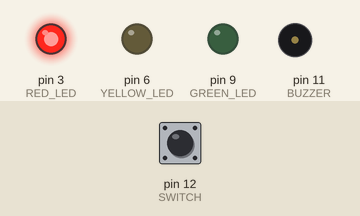
Simulated run of this sketch. Board: Arduino Uno, built with avr-gcc and run on an emulated ATmega328P. On the bench: output pins drawn as LEDs (lit = HIGH), buzzer (waves = sounding). Dashed ring = blinking. The test bench sets the inputs (shaded band); at power-on: pin 12 (SWITCH) HIGH.

Above: at 1.2 s.
1.3 s: pin 12 (SWITCH) pulled LOW for 3.2 s
At 1.7 s:
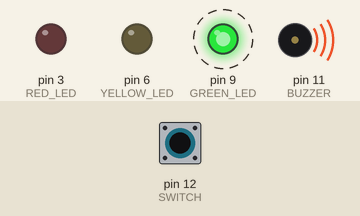
6.0 s: pin 12 (SWITCH) pulled LOW for 0.15 s
At 6.5 s:
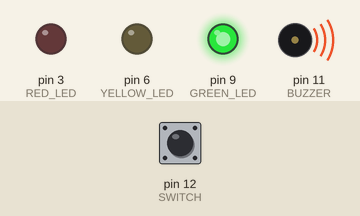
7.6 s: pin 12 (SWITCH) pulled LOW for 1 s
At 9.6 s:
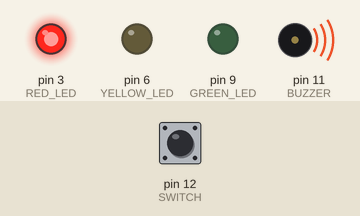
Timing chart, 0 to 11.1 s (numbered marks = the images above; inputs shaded):
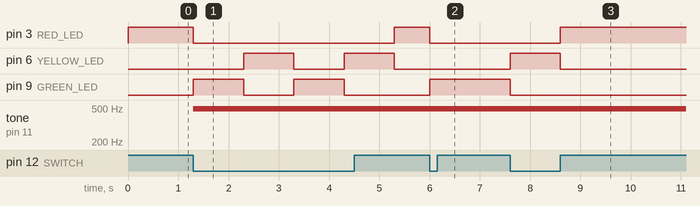

Measured:
- after the input at 1.3 s, pin 3 (RED_LED): HIGH → LOW at once, → HIGH 4.0 s later; pin 6 (YELLOW_LED): alternates HIGH for 1.0 s and LOW for 1.0 s, starting after 1.0 s; pin 9 (GREEN_LED): alternates HIGH for 1.0 s and LOW for 1.0 s, starting at once; tone on pin 11 (BUZZER): silent → 490 Hz at once
- after the input at 6.0 s, pin 3 (RED_LED): HIGH → LOW at once; pin 9 (GREEN_LED): LOW → HIGH at once
- after the input at 7.6 s, pin 3 (RED_LED): LOW → HIGH after 1.0 s; pin 6 (YELLOW_LED): LOW → HIGH at once, → LOW 1.0 s later; pin 9 (GREEN_LED): HIGH → LOW at once

The sketch:

traffic_light.ino
```cpp
#define RED_LED 3
#define YELLOW_LED 6
#define GREEN_LED 9
#define SWITCH 12
#define ON 0
#define BUZZER 11
int switchInput;

void setup() {
  Serial.begin(9600);
  pinMode(RED_LED, OUTPUT);
  pinMode(YELLOW_LED, OUTPUT);
  pinMode(GREEN_LED, OUTPUT);
  pinMode(SWITCH, INPUT);
  pinMode(BUZZER, OUTPUT);
  digitalWrite(RED_LED, HIGH);
}

void loop() {
  switchInput = digitalRead(SWITCH);
  if (digitalRead(RED_LED) == HIGH)
  {
    if (switchInput == ON)
    {
      digitalWrite(RED_LED, LOW);
      digitalWrite(GREEN_LED, HIGH);
      analogWrite(BUZZER, 10);
      delay(1000);
    }
  }
  else if (digitalRead(GREEN_LED) == HIGH)
  {
    if (switchInput == ON)
    {
      digitalWrite(GREEN_LED, LOW);
      analogWrite(BUZZER, 0);
      digitalWrite(YELLOW_LED, HIGH);
      delay(1000);
      digitalWrite(YELLOW_LED, LOW);
      digitalWrite(RED_LED, HIGH);
    }
  }
}
```
